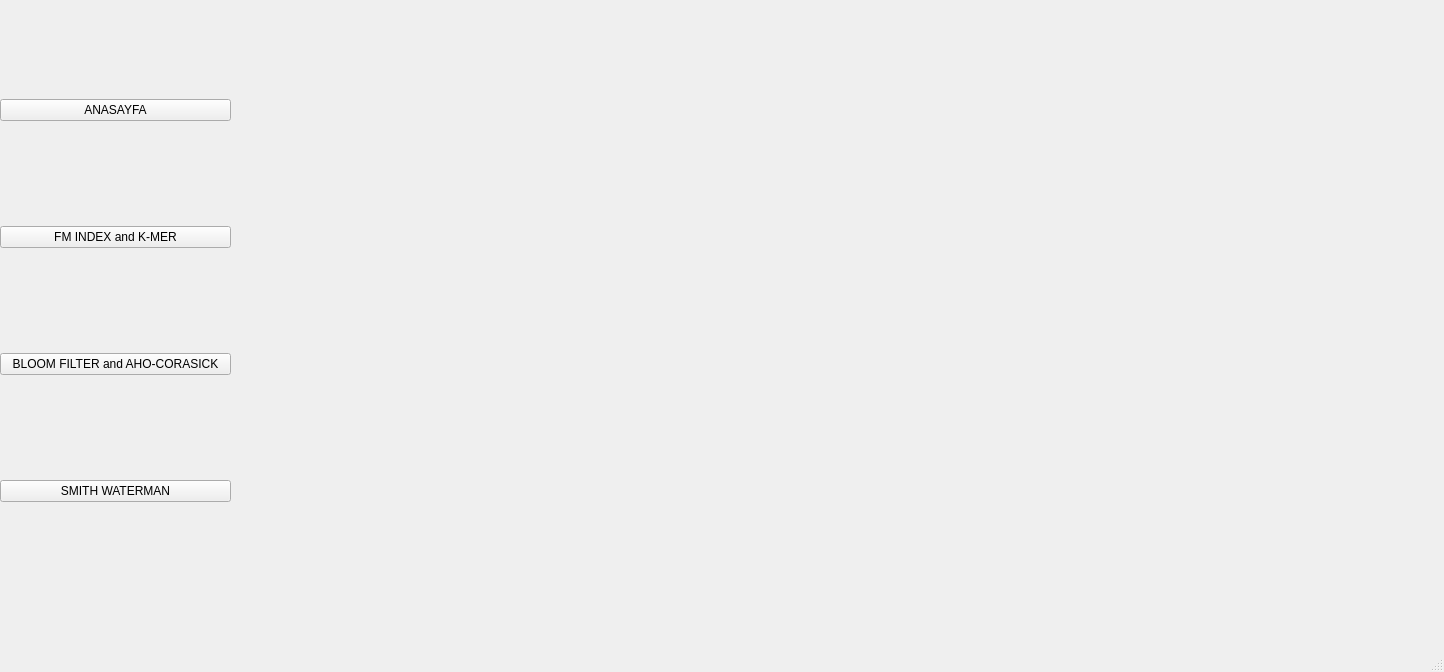
<?xml version="1.0" encoding="UTF-8"?>
<ui version="4.0">
 <class>MainWindow</class>
 <widget class="QMainWindow" name="MainWindow">
  <property name="geometry">
   <rect>
    <x>0</x>
    <y>0</y>
    <width>1444</width>
    <height>672</height>
   </rect>
  </property>
  <property name="windowTitle">
   <string>MainWindow</string>
  </property>
  <widget class="QWidget" name="centralwidget">
   <widget class="QWidget" name="verticalLayoutWidget">
    <property name="geometry">
     <rect>
      <x>0</x>
      <y>0</y>
      <width>231</width>
      <height>601</height>
     </rect>
    </property>
    <layout class="QVBoxLayout" name="verticalLayout">
     <item>
      <widget class="QPushButton" name="btn_main">
       <property name="text">
        <string>ANASAYFA</string>
       </property>
      </widget>
     </item>
     <item>
      <widget class="QPushButton" name="btn_fm_kmer">
       <property name="text">
        <string>FM INDEX and K-MER</string>
       </property>
      </widget>
     </item>
     <item>
      <widget class="QPushButton" name="btn_bloom_aho">
       <property name="text">
        <string>BLOOM FILTER and AHO-CORASICK</string>
       </property>
      </widget>
     </item>
     <item>
      <widget class="QPushButton" name="btn_smith">
       <property name="text">
        <string>SMITH WATERMAN</string>
       </property>
      </widget>
     </item>
    </layout>
   </widget>
   <widget class="QStackedWidget" name="stackedWidget">
    <property name="geometry">
     <rect>
      <x>238</x>
      <y>-2</y>
      <width>1200</width>
      <height>601</height>
     </rect>
    </property>
    <widget class="QWidget" name="main_page"/>
    <widget class="QWidget" name="fm_page">
     <widget class="QWidget" name="horizontalLayoutWidget">
      <property name="geometry">
       <rect>
        <x>9</x>
        <y>-1</y>
        <width>1191</width>
        <height>331</height>
       </rect>
      </property>
      <layout class="QHBoxLayout" name="horizontalLayout_3">
       <item>
        <layout class="QVBoxLayout" name="verticalLayout_2">
         <item>
          <layout class="QHBoxLayout" name="horizontalLayout_5">
           <item>
            <widget class="QLabel" name="label">
             <property name="text">
              <string>SELECT FATSA FILE FOR TEXT SEQUENCE</string>
             </property>
            </widget>
           </item>
           <item>
            <layout class="QVBoxLayout" name="verticalLayout_8">
             <item>
              <layout class="QHBoxLayout" name="horizontalLayout_10">
               <item>
                <widget class="QPushButton" name="fm_btn_upload_txt">
                 <property name="maximumSize">
                  <size>
                   <width>200</width>
                   <height>30</height>
                  </size>
                 </property>
                 <property name="text">
                  <string>UPLOAD FILE</string>
                 </property>
                </widget>
               </item>
              </layout>
             </item>
             <item alignment="Qt::AlignHCenter">
              <widget class="QLabel" name="fm_lbl_txt">
               <property name="sizePolicy">
                <sizepolicy hsizetype="Fixed" vsizetype="Fixed">
                 <horstretch>0</horstretch>
                 <verstretch>0</verstretch>
                </sizepolicy>
               </property>
               <property name="text">
                <string>TextLabel</string>
               </property>
              </widget>
             </item>
            </layout>
           </item>
          </layout>
         </item>
         <item>
          <layout class="QHBoxLayout" name="horizontalLayout_6">
           <item>
            <widget class="QLabel" name="label_2">
             <property name="text">
              <string>SELECT FATSA FILE FOR PATTERN SEQUENCE</string>
             </property>
            </widget>
           </item>
           <item>
            <layout class="QVBoxLayout" name="verticalLayout_9">
             <item>
              <layout class="QHBoxLayout" name="horizontalLayout_12">
               <item>
                <widget class="QPushButton" name="fm_btn_upload_ptrn">
                 <property name="maximumSize">
                  <size>
                   <width>200</width>
                   <height>30</height>
                  </size>
                 </property>
                 <property name="text">
                  <string>UPLOAD FILE</string>
                 </property>
                </widget>
               </item>
              </layout>
             </item>
             <item alignment="Qt::AlignHCenter">
              <widget class="QLabel" name="fm_lbl_ptrn">
               <property name="text">
                <string>TextLabel</string>
               </property>
              </widget>
             </item>
            </layout>
           </item>
          </layout>
         </item>
         <item>
          <layout class="QGridLayout" name="gridLayout">
           <item row="0" column="0">
            <widget class="QPushButton" name="fm_btn_search">
             <property name="maximumSize">
              <size>
               <width>400</width>
               <height>30</height>
              </size>
             </property>
             <property name="text">
              <string>SEARCH</string>
             </property>
            </widget>
           </item>
          </layout>
         </item>
         <item>
          <layout class="QHBoxLayout" name="horizontalLayout_8">
           <item>
            <widget class="QLabel" name="label_4">
             <property name="sizePolicy">
              <sizepolicy hsizetype="Preferred" vsizetype="Preferred">
               <horstretch>0</horstretch>
               <verstretch>0</verstretch>
              </sizepolicy>
             </property>
             <property name="text">
              <string>ENTER K VALUE FOR KMER CALCULATION</string>
             </property>
            </widget>
           </item>
           <item>
            <widget class="QLineEdit" name="fm_input_kmer_value">
             <property name="sizePolicy">
              <sizepolicy hsizetype="Fixed" vsizetype="Fixed">
               <horstretch>0</horstretch>
               <verstretch>0</verstretch>
              </sizepolicy>
             </property>
             <property name="maximumSize">
              <size>
               <width>200</width>
               <height>30</height>
              </size>
             </property>
            </widget>
           </item>
          </layout>
         </item>
         <item>
          <layout class="QHBoxLayout" name="horizontalLayout_9">
           <item>
            <widget class="QPushButton" name="fm_btn_calc_kmer">
             <property name="maximumSize">
              <size>
               <width>400</width>
               <height>30</height>
              </size>
             </property>
             <property name="text">
              <string>CALCULATE KMER</string>
             </property>
            </widget>
           </item>
           <item>
            <widget class="QPushButton" name="fm_btn_clear">
             <property name="maximumSize">
              <size>
               <width>200</width>
               <height>30</height>
              </size>
             </property>
             <property name="text">
              <string>CLEAR</string>
             </property>
            </widget>
           </item>
          </layout>
         </item>
        </layout>
       </item>
       <item>
        <widget class="QTextBrowser" name="fm_output">
         <property name="maximumSize">
          <size>
           <width>400</width>
           <height>16777215</height>
          </size>
         </property>
        </widget>
       </item>
      </layout>
     </widget>
     <widget class="QWidget" name="horizontalLayoutWidget_2">
      <property name="geometry">
       <rect>
        <x>9</x>
        <y>330</y>
        <width>1191</width>
        <height>271</height>
       </rect>
      </property>
      <layout class="QHBoxLayout" name="horizontalLayout_4">
       <item>
        <layout class="QVBoxLayout" name="verticalLayout_7">
         <item>
          <widget class="QLabel" name="label_3">
           <property name="text">
            <string>KMER OUTPUT</string>
           </property>
          </widget>
         </item>
         <item>
          <widget class="QTextBrowser" name="fm_kmer_output"/>
         </item>
        </layout>
       </item>
       <item>
        <layout class="QVBoxLayout" name="verticalLayout_6">
         <item>
          <widget class="QLabel" name="label_5">
           <property name="text">
            <string>KMER OUTPUT TOP5</string>
           </property>
          </widget>
         </item>
         <item>
          <widget class="QTextBrowser" name="fm_kmer_output_top5"/>
         </item>
        </layout>
       </item>
       <item>
        <layout class="QVBoxLayout" name="verticalLayout_5">
         <item>
          <widget class="QLabel" name="label_6">
           <property name="text">
            <string>GRAPH 1</string>
           </property>
          </widget>
         </item>
         <item>
          <widget class="QTextBrowser" name="fm_graph1"/>
         </item>
        </layout>
       </item>
       <item>
        <layout class="QVBoxLayout" name="verticalLayout_4">
         <item>
          <widget class="QLabel" name="label_7">
           <property name="text">
            <string>GRAPH 2</string>
           </property>
          </widget>
         </item>
         <item>
          <widget class="QTextBrowser" name="fm_graph2"/>
         </item>
        </layout>
       </item>
       <item>
        <layout class="QVBoxLayout" name="verticalLayout_3">
         <item>
          <widget class="QLabel" name="label_8">
           <property name="text">
            <string>GRAPH 3</string>
           </property>
          </widget>
         </item>
         <item>
          <widget class="QTextBrowser" name="fm_graph3"/>
         </item>
        </layout>
       </item>
      </layout>
     </widget>
    </widget>
    <widget class="QWidget" name="bloom_aho_page">
     <widget class="QWidget" name="verticalLayoutWidget_10">
      <property name="geometry">
       <rect>
        <x>9</x>
        <y>9</y>
        <width>1191</width>
        <height>591</height>
       </rect>
      </property>
      <layout class="QVBoxLayout" name="verticalLayout_10">
       <item>
        <layout class="QVBoxLayout" name="verticalLayout_12">
         <item>
          <widget class="QLabel" name="label_9">
           <property name="sizePolicy">
            <sizepolicy hsizetype="Fixed" vsizetype="Fixed">
             <horstretch>0</horstretch>
             <verstretch>0</verstretch>
            </sizepolicy>
           </property>
           <property name="text">
            <string>AHO CORASICK</string>
           </property>
          </widget>
         </item>
         <item>
          <layout class="QHBoxLayout" name="horizontalLayout_13">
           <item>
            <layout class="QVBoxLayout" name="verticalLayout_13">
             <item>
              <layout class="QHBoxLayout" name="horizontalLayout_17">
               <item>
                <widget class="QLabel" name="label_13">
                 <property name="text">
                  <string>SELECT PATTERN FASTA FILES FOR AHO CORASICK</string>
                 </property>
                </widget>
               </item>
               <item>
                <layout class="QVBoxLayout" name="verticalLayout_15">
                 <item>
                  <widget class="QPushButton" name="aho_btn_upload_ptrn">
                   <property name="sizePolicy">
                    <sizepolicy hsizetype="Expanding" vsizetype="Expanding">
                     <horstretch>0</horstretch>
                     <verstretch>0</verstretch>
                    </sizepolicy>
                   </property>
                   <property name="maximumSize">
                    <size>
                     <width>200</width>
                     <height>30</height>
                    </size>
                   </property>
                   <property name="text">
                    <string>UPLOAD FILE</string>
                   </property>
                  </widget>
                 </item>
                 <item>
                  <widget class="QLabel" name="aho_lbl_ptrn">
                   <property name="text">
                    <string/>
                   </property>
                  </widget>
                 </item>
                </layout>
               </item>
              </layout>
             </item>
             <item>
              <layout class="QHBoxLayout" name="horizontalLayout_16">
               <item>
                <widget class="QLabel" name="label_14">
                 <property name="text">
                  <string>SELECT TEXT FASTA FILE FOR AHO CORASICK</string>
                 </property>
                </widget>
               </item>
               <item>
                <layout class="QVBoxLayout" name="verticalLayout_16">
                 <item>
                  <widget class="QPushButton" name="aho_btn_upload_txt">
                   <property name="sizePolicy">
                    <sizepolicy hsizetype="Expanding" vsizetype="Expanding">
                     <horstretch>0</horstretch>
                     <verstretch>0</verstretch>
                    </sizepolicy>
                   </property>
                   <property name="maximumSize">
                    <size>
                     <width>200</width>
                     <height>30</height>
                    </size>
                   </property>
                   <property name="text">
                    <string>UPLOAD FILE</string>
                   </property>
                  </widget>
                 </item>
                 <item>
                  <widget class="QLabel" name="aho_lbl_txt">
                   <property name="text">
                    <string/>
                   </property>
                  </widget>
                 </item>
                </layout>
               </item>
              </layout>
             </item>
             <item>
              <layout class="QHBoxLayout" name="horizontalLayout_15">
               <item>
                <widget class="QPushButton" name="aho_btn_search">
                 <property name="sizePolicy">
                  <sizepolicy hsizetype="Expanding" vsizetype="Expanding">
                   <horstretch>0</horstretch>
                   <verstretch>0</verstretch>
                  </sizepolicy>
                 </property>
                 <property name="maximumSize">
                  <size>
                   <width>400</width>
                   <height>30</height>
                  </size>
                 </property>
                 <property name="text">
                  <string>SEARCH</string>
                 </property>
                </widget>
               </item>
               <item>
                <widget class="QPushButton" name="aho_btn_lear">
                 <property name="sizePolicy">
                  <sizepolicy hsizetype="Expanding" vsizetype="Expanding">
                   <horstretch>0</horstretch>
                   <verstretch>0</verstretch>
                  </sizepolicy>
                 </property>
                 <property name="maximumSize">
                  <size>
                   <width>200</width>
                   <height>30</height>
                  </size>
                 </property>
                 <property name="text">
                  <string>CLEAR</string>
                 </property>
                </widget>
               </item>
              </layout>
             </item>
            </layout>
           </item>
           <item>
            <widget class="QTextBrowser" name="aho_output">
             <property name="maximumSize">
              <size>
               <width>500</width>
               <height>16777215</height>
              </size>
             </property>
            </widget>
           </item>
          </layout>
         </item>
        </layout>
       </item>
       <item>
        <layout class="QVBoxLayout" name="verticalLayout_11">
         <item>
          <widget class="QLabel" name="label_10">
           <property name="sizePolicy">
            <sizepolicy hsizetype="Fixed" vsizetype="Fixed">
             <horstretch>0</horstretch>
             <verstretch>0</verstretch>
            </sizepolicy>
           </property>
           <property name="text">
            <string>BLOOM</string>
           </property>
          </widget>
         </item>
         <item>
          <layout class="QHBoxLayout" name="horizontalLayout_14">
           <item>
            <layout class="QVBoxLayout" name="verticalLayout_14">
             <item>
              <layout class="QHBoxLayout" name="horizontalLayout_18">
               <item>
                <widget class="QLabel" name="label_15">
                 <property name="sizePolicy">
                  <sizepolicy hsizetype="Expanding" vsizetype="Expanding">
                   <horstretch>0</horstretch>
                   <verstretch>0</verstretch>
                  </sizepolicy>
                 </property>
                 <property name="text">
                  <string>SELECT PATTERN FASTA FILES FOR BLOOM</string>
                 </property>
                </widget>
               </item>
               <item>
                <widget class="QPushButton" name="bloom_btn_upload_ptrn">
                 <property name="sizePolicy">
                  <sizepolicy hsizetype="Expanding" vsizetype="Expanding">
                   <horstretch>0</horstretch>
                   <verstretch>0</verstretch>
                  </sizepolicy>
                 </property>
                 <property name="maximumSize">
                  <size>
                   <width>200</width>
                   <height>30</height>
                  </size>
                 </property>
                 <property name="text">
                  <string>UPLOAD FILE</string>
                 </property>
                </widget>
               </item>
              </layout>
             </item>
             <item>
              <layout class="QHBoxLayout" name="horizontalLayout_20">
               <item>
                <widget class="QLabel" name="label_16">
                 <property name="sizePolicy">
                  <sizepolicy hsizetype="Expanding" vsizetype="Expanding">
                   <horstretch>0</horstretch>
                   <verstretch>0</verstretch>
                  </sizepolicy>
                 </property>
                 <property name="text">
                  <string>SELECT TEXT FASTA FILE FOR BLOOM</string>
                 </property>
                </widget>
               </item>
               <item>
                <widget class="QPushButton" name="bloom_btn_upload_txt">
                 <property name="sizePolicy">
                  <sizepolicy hsizetype="Expanding" vsizetype="Expanding">
                   <horstretch>0</horstretch>
                   <verstretch>0</verstretch>
                  </sizepolicy>
                 </property>
                 <property name="maximumSize">
                  <size>
                   <width>200</width>
                   <height>30</height>
                  </size>
                 </property>
                 <property name="text">
                  <string>UPLOAD FILE</string>
                 </property>
                </widget>
               </item>
              </layout>
             </item>
             <item>
              <layout class="QHBoxLayout" name="horizontalLayout_19">
               <item>
                <widget class="QPushButton" name="bloom_btn_search">
                 <property name="sizePolicy">
                  <sizepolicy hsizetype="Expanding" vsizetype="Expanding">
                   <horstretch>0</horstretch>
                   <verstretch>0</verstretch>
                  </sizepolicy>
                 </property>
                 <property name="maximumSize">
                  <size>
                   <width>400</width>
                   <height>30</height>
                  </size>
                 </property>
                 <property name="text">
                  <string>SEARCH</string>
                 </property>
                </widget>
               </item>
               <item>
                <widget class="QPushButton" name="bloom_btn_clear">
                 <property name="sizePolicy">
                  <sizepolicy hsizetype="Expanding" vsizetype="Expanding">
                   <horstretch>0</horstretch>
                   <verstretch>0</verstretch>
                  </sizepolicy>
                 </property>
                 <property name="maximumSize">
                  <size>
                   <width>200</width>
                   <height>30</height>
                  </size>
                 </property>
                 <property name="text">
                  <string>CLEAR</string>
                 </property>
                </widget>
               </item>
              </layout>
             </item>
            </layout>
           </item>
           <item>
            <widget class="QTextBrowser" name="bloom_output">
             <property name="maximumSize">
              <size>
               <width>500</width>
               <height>16777215</height>
              </size>
             </property>
            </widget>
           </item>
          </layout>
         </item>
        </layout>
       </item>
      </layout>
     </widget>
    </widget>
    <widget class="QWidget" name="smith_page"/>
   </widget>
  </widget>
  <widget class="QMenuBar" name="menubar">
   <property name="geometry">
    <rect>
     <x>0</x>
     <y>0</y>
     <width>1444</width>
     <height>26</height>
    </rect>
   </property>
  </widget>
  <widget class="QStatusBar" name="statusbar"/>
 </widget>
 <resources/>
 <connections/>
</ui>
